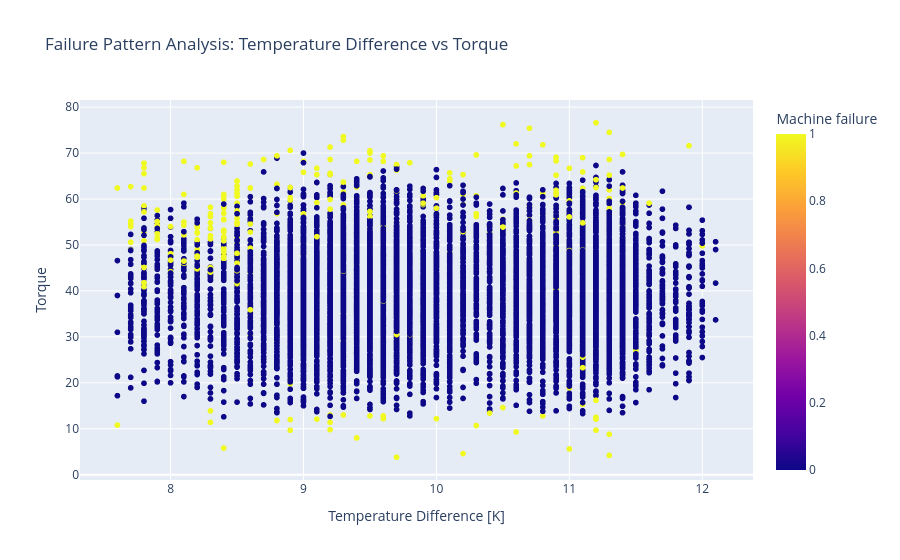

Write notebook code for a chart like this one.
### Markdown cell above
<p style="font-weight:bold">STEP 6</p><p style="color:green;font-style:italic">Engineer time and workload features.</p>

### Code cell
# Create temperature difference feature
df['Temp_diff'] = df['Process temperature [K]'] - df['Air temperature [K]']
fig = px.scatter(
    df, 
    x='Temp_diff', 
    y='Torque [Nm]', 
    color=target, 
    title="Failure Pattern Analysis: Temperature Difference vs Torque",
    labels={'Temp_diff': 'Temperature Difference [K]', 'Torque [Nm]': 'Torque'},
    color_discrete_sequence=px.colors.qualitative.Bold)

fig.show()

# Create load feature
df['Load'] = df['Torque [Nm]'] * df['Rotational speed [rpm]']

### Figure 1 — Plotly figure (JSON) as saved in the notebook; plotly's stock layout.template omitted (floating-point values rounded to 4 significant figures; data arrays with more than 128 entries replaced by an {"elided": "..."} marker saying what was removed)
{"data": [{"hovertemplate": "Temperature Difference [K]=%{x}<br>Torque=%{y}<br>Machine failure=%{marker.color}<extra></extra>", "legendgroup": "", "marker": {"color": {"elided": "10000 int values"}, "coloraxis": "coloraxis", "symbol": "circle"}, "mode": "markers", "name": "", "showlegend": false, "type": "scattergl", "x": {"elided": "10000 float values"}, "xaxis": "x", "y": {"elided": "10000 float values"}, "yaxis": "y"}], "layout": {"coloraxis": {"colorbar": {"title": {"text": "Machine failure"}}, "colorscale": [[0, "#0d0887"], [0.1111, "#46039f"], [0.2222, "#7201a8"], [0.3333, "#9c179e"], [0.4444, "#bd3786"], [0.5556, "#d8576b"], [0.6667, "#ed7953"], [0.7778, "#fb9f3a"], [0.8889, "#fdca26"], [1, "#f0f921"]]}, "legend": {"tracegroupgap": 0}, "title": {"text": "Failure Pattern Analysis: Temperature Difference vs Torque"}, "xaxis": {"anchor": "y", "domain": [0, 1], "title": {"text": "Temperature Difference [K]"}}, "yaxis": {"anchor": "x", "domain": [0, 1], "title": {"text": "Torque"}}}}
